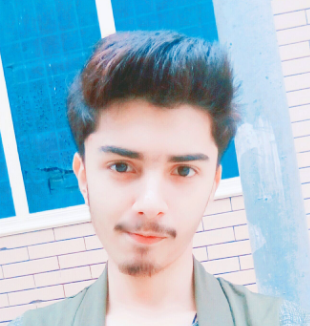
%> input picture Zain.PNG, 310 x 326 px
$ octave code.m   (GNU Octave 9; MATLAB toolbox functions it lacks are replaced by stand-ins)
%> lines starting %> are read from the running program, lines starting %| are printed output that depends on the picture
my_image = rgb2gray(imread("Zain.png"));
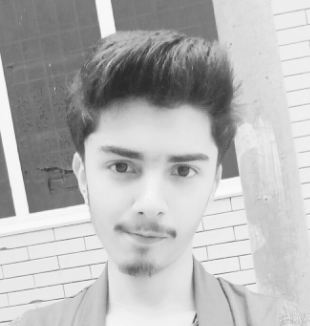
%> my_image: size 326x310 uint8; min 41, max 250, mean 183.2
imshow(my_image);
[R C] = size(my_image);
%> R = 326; C = 310
    for i=1:1:R
         for j=1:1:C
             my_image(i,j)=255-my_image(i,j);
         end
    end
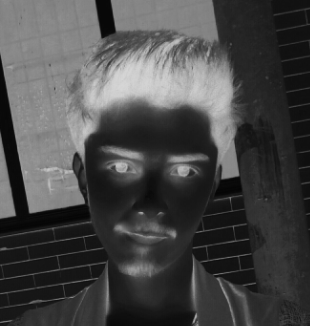
%> my_image: size 326x310 uint8; min 5, max 214, mean 71.8

 figure;imshow(my_image);
